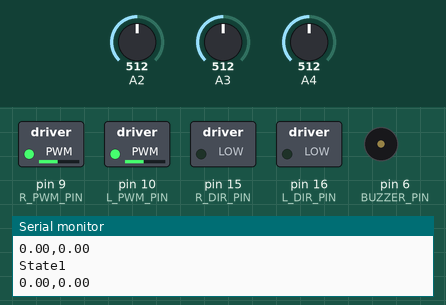
This sketch was run on a simulated Arduino Mega 2560, built with avr-gcc and run on an emulated ATmega2560. On the bench: switched loads named in the sketch (green lamp = pin HIGH), buzzer (waves = sounding), the last lines printed to the serial monitor. Dashed ring = blinking. The inputs (shaded band) are chosen by the test bench; at power-on: A2 = 512, A3 = 512, A4 = 512.

Above: at 2.2 s.
2.3 s: A2 set to 649
5.3 s: A2 set to 676
At 6.5 s:
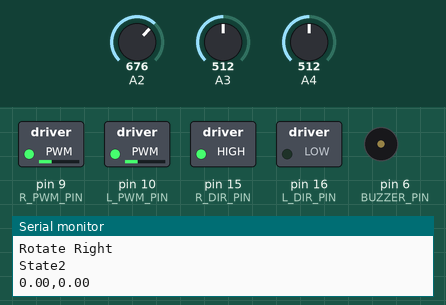
8.3 s: A2 set to 511
At 8.9 s:
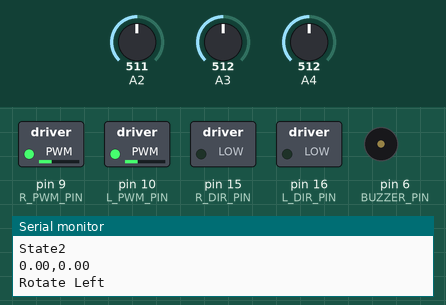
At 10.6 s:
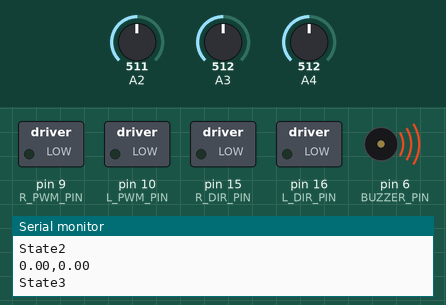
Timing chart, 0 to 12.1 s (numbered marks = the images above; inputs shaded):
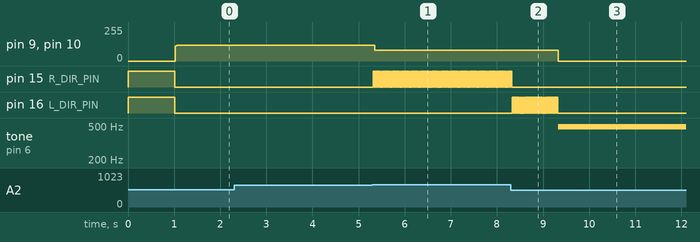

The sketch:

Romi.ino
```cpp
#include "encoders.h"
#include "pid.h"
#include "line_sensors.h"
#include "kinematics.h"
#include <math.h>

// Note that there is no #define for E0_B:.
// it's a non-standard pin, check out setupLeftEncoder().

#define rightEncoder_A_PIN 7
#define rightEncoder_B_PIN 23
#define leftEncoder_A_PIN 26

#define L_PWM_PIN 10
#define L_DIR_PIN 16
#define R_PWM_PIN 9
#define R_DIR_PIN 15

#define BUZZER_PIN 6

#define SAFE_LEFT_SPEED 23
#define SAFE_RIGHT_SPEED 20

#define kp 400
#define ki 5
#define kd 100

/* Variables to remember our
motor speeds for Left and Right.*/

float l_speed;
float r_speed;

float left_goal = 0;
float right_goal = 0;

float left_angle_goal = 0;
float right_angle_goal = 0;

float last_timestamp = 0;
float last_timestamp_stop = 0;

int totalWheelsDone = 0;

int previous_right_encoder = 0;
int previous_left_encoder = 0;

float delta_right = 0;
float vel_update_t = 0;
float elapsed_time = 0;
int lastTurn = 0;

bool movementStarted = false;

bool forwardMotion = false;
bool backwardMotion = false;
bool rotateRight = false;
bool rotateLeft = false;
bool hardCode = false;
bool rotated = false;
bool calledRotate = false;
int state = 0;
bool setGoal = false;
// 0 nothing
// 1 move Forward
// 2 right turn
// 3 left turn
// 4 move backward
int commands[8] = {1, 2, 1, 2, 1, 2, 1, 2};
int currentCommand;
int command_index = 0;
bool executingCommand = false;
bool goingHome = false;

bool leftWheelDone = false;

bool rightWheelDone = false;

bool foundLine = false;
bool stop = false;
float theta = 0;

PID right_pid( kp, ki, kd );
PID left_pid( kp, ki, kd );

LineSensor left_sensor( A2 );
LineSensor middle_sensor( A3 );
LineSensor right_sensor( A4 );

Kinematics position(0,0,0);

float threshold = -150;

// Remember, setup only runs once.
void setup(){
  /* These two function set up the pin
  change interrupts for the encoders.
  If you want to know more, find them
  at the end of this file. */

  setupLeftEncoder();
  setupRightEncoder();

  // Set our motor driver pins as outputs.
  pinMode(L_PWM_PIN, OUTPUT);
  pinMode(L_DIR_PIN, OUTPUT);
  pinMode(R_PWM_PIN, OUTPUT);
  pinMode(R_DIR_PIN, OUTPUT);
  // Set pin 6 (buzzer) to output.
  pinMode( BUZZER_PIN, OUTPUT);

  // Set initial direction for l and r
  digitalWrite(L_DIR_PIN, HIGH);
  digitalWrite(R_DIR_PIN, HIGH);

  // Set initial l_speed and r_speed values.
  l_speed = 0;
  r_speed = 0;

  left_last_timestamp = micros();
  right_last_timestamp = micros();

  previous_left_encoder = left_encoder;
  previous_right_encoder = right_encoder;

  calibrate();
  left_sensor.calibrate();
  middle_sensor.calibrate();
  right_sensor.calibrate();

  /* Initialise the Serial communication
  so that we can inspect the values of
  our encoder using the Monitor. */

  Serial.begin(9600);
  delay(1000);

  // Print reset so we can catch any reset error.
  Serial.println(" ***Reset*** ");
}

void left_motor(float l_speed){
  if (l_speed < 0){
    digitalWrite(L_DIR_PIN, HIGH); // Backwards for me
  }
  else{
    digitalWrite(L_DIR_PIN, LOW); // Forwards for me
  }
}

void right_motor(float l_speed){
  if (l_speed < 0){
    digitalWrite(R_DIR_PIN, HIGH); // Backwards for me
  }
  else{
    digitalWrite(R_DIR_PIN, LOW); // Forwards for me
  }
}

void driveForward(int mm){
  // Setting goal for encoder/wheel to reach
  left_goal = (left_encoder) + mmToCode(mm);
  right_goal = (right_encoder) + mmToCode(mm);

  //Setting speed of wheel
  l_speed = SAFE_LEFT_SPEED;
  r_speed = SAFE_RIGHT_SPEED;

  // Setting Direction
  left_motor(l_speed);
  right_motor(r_speed);
}

void turnRight(float angle){
  // Setting goal for encoder/wheel to reach
  right_goal = (right_encoder) + angleToCode(angle);

  //Setting speed of wheel
  r_speed = 20;

  // Setting Direction to be forwards
  right_motor(r_speed);
}

void turnLeft(float angle){
  // Setting goal for encoder/wheel to reach
  left_goal = (left_encoder) + angleToCode(angle);

  //Setting speed of wheel
  l_speed = 23;

  // Setting Direction to be forwards
  left_motor(l_speed);
}

void setLeftAngle(float angle){
  // Setting goal for encoder/wheel to reach
  left_angle_goal = left_encoder + angleToCode(angle);
  right_angle_goal = right_encoder - angleToCode(angle);

  //Setting speed of wheel
  l_speed = SAFE_LEFT_SPEED;
  r_speed = SAFE_RIGHT_SPEED;

  // Setting Direction to be forwards
  left_motor(l_speed);
  right_motor(-r_speed);
}

void setRightAngle(float angle){
  // Setting goal for encoder/wheel to reach
  right_angle_goal = right_encoder + angleToCode(angle);
  left_angle_goal = left_encoder - angleToCode(angle);

  //Setting speed of wheel
  r_speed = SAFE_RIGHT_SPEED;
  l_speed = SAFE_LEFT_SPEED;

  // Setting Direction
  right_motor(r_speed);
  left_motor(-l_speed);
}

void commandFinished(){
  if (command_index < sizeof(commands) - 1){
    command_index++;
    currentCommand = commands[command_index];
  }
  executingCommand = false;
}

void calibrate(){
  left_encoder = 0;
  right_encoder = 0;
  currentCommand = commands[0];
}

void printSensors(){
  Serial.print(left_sensor.readCalibrated());
  Serial.print(", ");
  Serial.print(middle_sensor.readCalibrated());
  Serial.print(", ");
  Serial.println(right_sensor.readCalibrated());
}

void printRightSensor(){
  Serial.println(right_sensor.readCalibrated());
}

void printMiddleSensor(){
  Serial.println(middle_sensor.readCalibrated());
}

void printLeftSensor(){
  Serial.println(left_sensor.readCalibrated());
}

void bangBang(){
  //you need to turn left or right until the middle sensor has found it

  // we are on the black line
  if (middle_sensor.readCalibrated() < threshold){
    state = 2;
    forwardMotion = true;
    last_timestamp_stop = millis();
    rotateLeft = false;
    rotateRight = false;
  }
  else if (left_sensor.readCalibrated() < threshold){
    lastTurn = 1;
    last_timestamp_stop = millis();
    state = 2;
    foundLine = true;
    rotateRight = true;


    rotateLeft = false;
    forwardMotion = false;
  }
  else if (right_sensor.readCalibrated() < threshold){
    lastTurn = 2;
    last_timestamp_stop = millis();
    state = 2;
    foundLine = true;
    rotateLeft = true;

    rotateRight = false;
    forwardMotion = false;
  }
  else{
    if (state == 2){
      // Get how much time has passed right now.
      unsigned long time_now = millis();

      // Work out how many milliseconds have gone passed by subtracting
      // our two timestamps.  time_now will always be bigger than the
      // time_of_read (except when millis() overflows after 50 days).
      unsigned long elapsed_time = time_now - last_timestamp_stop;

      if (elapsed_time > 1000){
        if (state == 2){
          state = 3;
          stop = true;
          goingHome = true;
        }
      }
      else if(lastTurn == 1){
        rotateLeft = true;
      }
      else if(lastTurn == 2){
        rotateRight = true;
      }
    }
    else {
      //whitespace, just go forward until we got itt
      forwardMotion = true;
    }
  }
}

float codeTomm(float code){
  return code * 0.1849;
}

void rotate(){
  float x = position.getX();
  float y = position.getY();
  // setLeftAngle(atan(y/x));
  setLeftAngle(27); //testing purposes
  rotateLeft = true;
}

void foundLineBeeps(){
  executingCommand = true; // do not trigger commands above (global space)
  forwardMotion = false;
  rotateLeft = false;
  rotateRight = false;
  backwardMotion = false;

  float measurement_l = 0;
  float measurement_r = 0;

  // Get how much time has passed right now.
  unsigned long time_now = millis();

  // Work out how many milliseconds have gone passed by subtracting
  // our two timestamps.  time_now will always be bigger than the
  // time_of_read (except when millis() overflows after 50 days).
  unsigned long elapsed_time = time_now - last_timestamp;
  float demand;
  if(elapsed_time > 28000){
    demand = 0.07;
  }
  else{
    demand = 0.2;
  }

  measurement_l = left_velocity;
  measurement_r = right_velocity;

  float output_l = left_pid.update(demand, measurement_l);
  float output_r = right_pid.update(demand, measurement_r);

  float d_diff = codeTomm(d_left - d_right);

  theta += (d_diff)/WHEEL_SEPERATION;

  position.update(d_right, theta);

  d_right = 0; //resetting gradient for right
  d_left = 0; //resetting gradient for left

  //Once you think your error signal is correct
  //And your PID response is correct
  //Send output_r to motor

  //switch direction of motors
  if (output_r > 0){
    right_motor(1); // forwards
  }
  else if(output_r < 0){
    right_motor(-1); //backwards
  }

  if (output_l > 0){
    left_motor(1); // forwards
  }
  else if(output_l < 0){
    left_motor(-1); //backwards
  }

  output_r = constrain(output_r, 0, 255);
  output_l = constrain(output_l, 0, 255);

  bangBang();

  if (!goingHome){

    if (forwardMotion){
      Serial.print("Forward Motion: ");

      right_motor(1); // forwards
      left_motor(1); // forwards

      if (!stop || goingHome){
        analogWrite(R_PWM_PIN, output_r);
        analogWrite(L_PWM_PIN, output_l);
      }
      else if (stop){
        analogWrite(R_PWM_PIN, 0);
        analogWrite(L_PWM_PIN, 0);
      }
    }
    else if (rotateLeft){
      Serial.println("Rotate Left");

      right_motor(1); // forwards
      left_motor(-1); // backwards
      if (!stop){
        analogWrite(R_PWM_PIN, output_r);
        analogWrite(L_PWM_PIN, output_l);
      }
      else{
        analogWrite(R_PWM_PIN, 0);
        analogWrite(L_PWM_PIN, 0);
      }
    }
    else if (rotateRight){
      Serial.println("Rotate Right");

      right_motor(-1); // forwards
      left_motor(1); // backwards
      if (!stop){
        analogWrite(R_PWM_PIN, output_r);
        analogWrite(L_PWM_PIN, output_l);
      }
      else{
        analogWrite(R_PWM_PIN, 0);
        analogWrite(L_PWM_PIN, 0);
      }
    }
    else{
      Serial.println("Tight one lad");
      // ngl i have no idea
      right_motor(-1); // backwards
      left_motor(-1); // backwards
    }
  }
}

void driveForwards(){
  executingCommand = true; // do not trigger commands above (global space)
  forwardMotion = false;
  rotateLeft = false;
  rotateRight = false;
  backwardMotion = false;

  float measurement_l = 0;
  float measurement_r = 0;

  float demand = 0.3;

  measurement_l = left_velocity;
  measurement_r = right_velocity;

  float output_l = left_pid.update(demand, measurement_l);
  float output_r = right_pid.update(demand, measurement_r);

  float d_diff = codeTomm(d_left - d_right);

  theta += (d_diff)/WHEEL_SEPERATION;

  position.update(d_right, theta);

  d_right = 0; //resetting gradient for right
  d_left = 0; //resetting gradient for left

  //Once you think your error signal is correct
  //And your PID response is correct
  //Send output_r to motor

  //switch direction of motors
  if (output_r > 0){
    right_motor(1); // forwards
  }
  else if(output_r < 0){
    right_motor(-1); //backwards
  }

  if (output_l > 0){
    left_motor(1); // forwards
  }
  else if(output_l < 0){
    left_motor(-1); //backwards
  }

  output_r = constrain(output_r, 0, 255);
  output_l = constrain(output_l, 0, 255);

  bangBang();

  if (foundLine){
    state = 2;
  }

  if (!goingHome){

    if (forwardMotion){
      // Serial.print("Forward Motion: ");

      right_motor(1); // forwards
      left_motor(1); // forwards

      if (!stop || goingHome){
        analogWrite(R_PWM_PIN, output_r);
        analogWrite(L_PWM_PIN, output_l);
      }
      else if (stop){
        analogWrite(R_PWM_PIN, 0);
        analogWrite(L_PWM_PIN, 0);
      }
    }
    else if (rotateLeft){
      Serial.println("Rotate Left");

      right_motor(1); // forwards
      left_motor(-1); // backwards
      if (!stop){
        analogWrite(R_PWM_PIN, output_r);
        analogWrite(L_PWM_PIN, output_l);
      }
      else{
        analogWrite(R_PWM_PIN, 0);
        analogWrite(L_PWM_PIN, 0);
      }
    }
    else if (rotateRight){
      Serial.println("Rotate Right");

      right_motor(-1); // forwards
      left_motor(1); // backwards
      if (!stop){
        analogWrite(R_PWM_PIN, output_r);
        analogWrite(L_PWM_PIN, output_l);
      }
      else{
        analogWrite(R_PWM_PIN, 0);
        analogWrite(L_PWM_PIN, 0);
      }
    }
    else{
      Serial.println("Tight one lad");
      // ngl i have no idea
      right_motor(-1); // backwards
      left_motor(-1); // backwards
    }
  }
}

void initialisingBeeps(){
   state = 1;
}

void stopIt(){
  analogWrite(R_PWM_PIN, 0);
  analogWrite(L_PWM_PIN, 0);

  analogWrite(6, 15);
  delay(2000); // buzz for 2 seconds
  analogWrite(6, 0);
  state = 4;
}

//void goHome(){
//
//  if (!rotated && !calledRotate){
//    rotate();
//    calledRotate = true;
//  }
//  else{
//    if (rotated && !setGoal){
//      float x = position.getX();
//      float y = position.getY();
//      driveForward(codeTomm(sqrt(x*x + y*y)));
//      forwardMotion = true;
//      rotateRight = false;
//      rotateLeft = false;
//      backwardMotion = false;
//      setGoal = true;
//    }
//  }
//
//  // if the current command is to move forward
//  if (forwardMotion){
//    // If we haven't met the goal for the left wheel yet, we keep on moving
//    if (left_encoder < left_goal){
//      // Send speeds to pins, to motor drivers.
//      analogWrite(L_PWM_PIN, output_l);
//    }
//
//    // we have finished our command
//    else{
//      leftWheelDone = true;
//      //check if other wheel is still turning
//      if (leftWheelDone && rightWheelDone){
//        forwardMotion = false;
//        leftWheelDone = false;
//        rightWheelDone = false;
//        //commandFinished();
//      }
//      analogWrite(L_PWM_PIN, 0); // stop the left wheel
//    }
//
//    // If we haven't met the goal for the right wheel yet, we keep on moving
//    if (right_encoder < right_goal){
//      // Send speeds to pins, to motor drivers.
//      analogWrite(R_PWM_PIN, output_r);
//    }
//
//    // we have met the goal
//    else{
//      rightWheelDone = true;
//      //check if other wheel is still turning
//      if (leftWheelDone && rightWheelDone){
//        forwardMotion = false;
//        leftWheelDone = false;
//        rightWheelDone = false;
//        //commandFinished();
//      }
//      analogWrite(R_PWM_PIN, 0); //Stop the right wheel
//    }
//  }
//
//  // The current command is to rotate right
//
//  if (rotateRight){
//    if (right_encoder < right_angle_goal){
//      analogWrite(R_PWM_PIN, abs(r_speed));
//    }
//    else{
//      rightWheelDone = true;
//      analogWrite(R_PWM_PIN, 0);
//
//      //check if other wheel is still turning
//      if (leftWheelDone && rightWheelDone){
//        rotateRight = false;
//        leftWheelDone = false;
//        rightWheelDone = false;
//        rotated = true;
//        //commandFinished();
//      }
//    }
//
//    if (left_encoder > left_angle_goal){
//      analogWrite(L_PWM_PIN, abs(l_speed));
//    }
//
//    else{
//      leftWheelDone = true;
//      analogWrite(L_PWM_PIN, 0);
//
//      //check if other wheel is still turning
//      if (leftWheelDone && rightWheelDone){
//        rotateRight = false;
//        leftWheelDone = false;
//        rightWheelDone = false;
//        rotated = true;
//      }
//    }
//  }
//
//  // The current command is to rotate left
//
//  if (rotateLeft){
//    if (right_encoder < right_angle_goal){
//      analogWrite(R_PWM_PIN, abs(r_speed));
//    }
//    else{
//      rightWheelDone = true;
//      analogWrite(R_PWM_PIN, 0);
//
//      //check if other wheel is still turning
//      if (leftWheelDone && rightWheelDone){
//        rotateRight = false;
//        leftWheelDone = false;
//        rightWheelDone = false;
//        rotated = true;
//        //commandFinished();
//      }
//    }
//
//    if (left_encoder > left_angle_goal){
//      analogWrite(L_PWM_PIN, abs(l_speed));
//    }
//
//    else{
//      leftWheelDone = true;
//      analogWrite(L_PWM_PIN, 0);
//
//      //check if other wheel is still turning
//      if (leftWheelDone && rightWheelDone){
//        rotateRight = false;
//        leftWheelDone = false;
//        rightWheelDone = false;
//        rotated = true;
//      }
//    }
//  }
//
//  // if the current command is to move backward
//  if (backwardMotion){
//    // If we haven't met the goal for the left wheel yet, we keep on moving
//    if (left_encoder > left_goal){
//      // Send speeds to pins, to motor drivers.
//      analogWrite(L_PWM_PIN, abs(l_speed));
//    }
//    // we have met the goal
//    else{
//      // Check if we are not at the end of commands
//      backwardMotion = false;
//      analogWrite(L_PWM_PIN, 0); //Stop the left wheel
//      setGoal = true;
//    }
//
//    // If we haven't met the goal for the right wheel yet, we keep on moving
//    if (right_encoder > right_goal){
//      // Send speeds to pins, to motor drivers.
//      analogWrite(R_PWM_PIN, abs(r_speed));
//    }
//
//    // we have met the goal
//    else{
//      // Check if we are not at the end of commands
//      if (command_index < sizeof(commands) - 1){
//        command_index++;
//        currentCommand = commands[command_index];
//        executingCommand = false;
//      }
//
//      // We have finished all commands
//      else{
//        analogWrite(R_PWM_PIN, 0); //Stop the right wheel
//      }
//    }
//  }
//}

void loop(){
  // output_signal <-----PID-- demand, measurement_l
  Serial.print("State");
  Serial.println(state);
  switch(state) {
      case 0:
          initialisingBeeps();
          break;
      case 1:
          driveForwards();
          break;
      case 2:
          foundLineBeeps();
          break;
      case 3:
          stopIt();
      case 4:
//          goHome();
          Serial.println("Hello");
          break;
      default:
          Serial.println("System Error, Unknown state!");
          break;
  }


  /* ------ THIS IS FOR GOING HOME ------*/

  //Receive input to start moving
  if (!executingCommand){
    switch (currentCommand){
      case 1: //driveForward
        driveForward(100);
        forwardMotion = true;
        executingCommand = true;
        break;

      case 2: //turnRight
        setRightAngle(90);
        rotateRight = true;
        executingCommand = true;
        break;

      case 3: //turnLeft
        setLeftAngle(90);
        rotateLeft = true;
        executingCommand = true;
        break;

      case 4: //reverse
        driveForward(100);
        backwardMotion = true;
        executingCommand = true;
        break;
      }
  }

  delay(2);
}
```

Source omitted: encoders.h (9954 bytes), kinematics.h (1670 bytes), line_sensors.h (1579 bytes), pid.h (7654 bytes)

Measured:
- the behaviour switches between 662 and 663 on A2 (found by bisection; images 0 and 1)
- after the input at 5.3 s, pin 9 (R_PWM_PIN), pin 10 (L_PWM_PIN): 118/255 → 79/255 after 0.05 s; pin 15 (R_DIR_PIN): alternates HIGH for 0.02 s and LOW for 0.01 s, starting at once
- after the input at 8.3 s, pin 9 (R_PWM_PIN), pin 10 (L_PWM_PIN): 79/255 → 0/255 after 1.0 s; pin 15 (R_DIR_PIN): goes on until 8.3 s, then stays LOW; pin 16 (L_DIR_PIN): alternates HIGH for 0.02 s and LOW for 0.01 s, 60 changes in all, then stays LOW, starting at once; tone on pin 6 (BUZZER_PIN): silent → 490 Hz after 1.0 s
